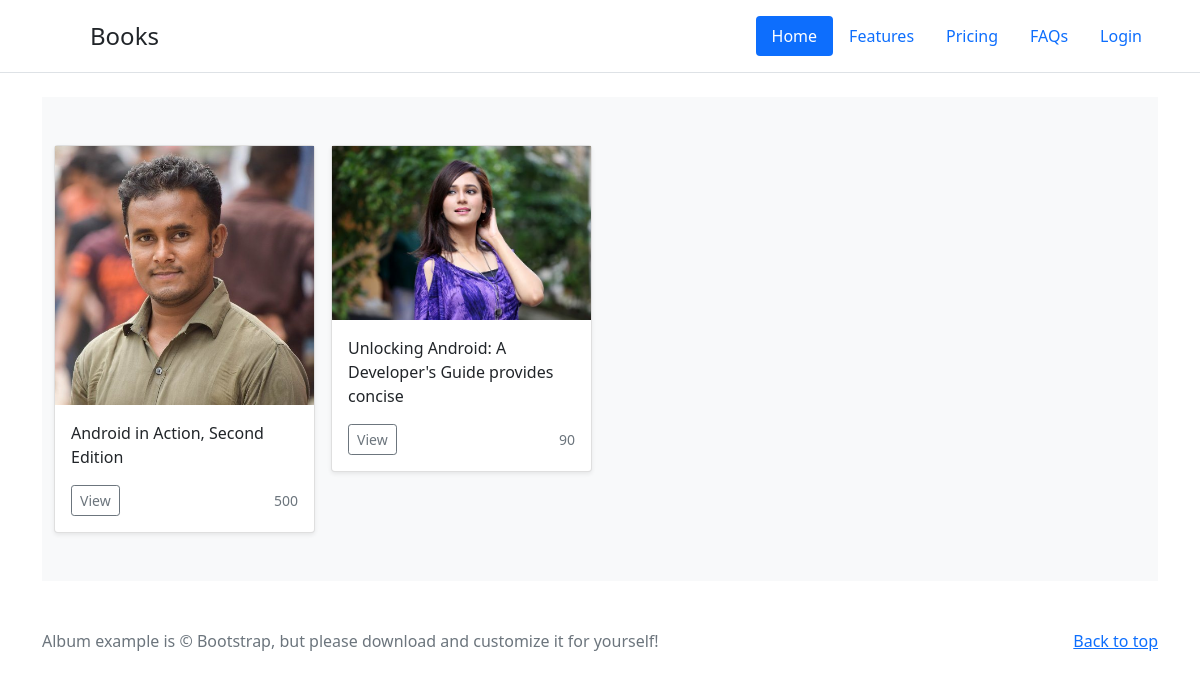
The page /books/Tariq Ahmed with Jon Hirschi on the database its author committed.
### books/models.py (models this page shows, shortened)
class Book(models.Model):
    title = models.CharField(max_length=200)
    isbn = models.CharField(max_length=150, null=True)
    pageCount = models.IntegerField(default=0)
    longDescription = models.TextField(null=True)
    created_at = models.DateTimeField(null=True)
    updated_at = models.DateTimeField(null=True)
    authors = models.ManyToManyField(Author)
    image = models.ImageField(upload_to='books_thumbs', null=True)

### books/views.py (the view)
# urls.py: path('<str:author>', views.author, name='author.books'),
def author(request, author):
    books = Book.objects.filter(authors__name=author)
    data = {
        'title': author+' book list | Book Shop',
        'page_titie': 'Books of ' + author,
        'books' : books,
    }
    return render(request, 'books/book_list.html', data)

### books/templates/books/book_list.html (shortened to what this page needs)
{% extends 'base.html' %}
{% block content %}
<main>
  <div class="album py-5 bg-light">
    <div class="container">
      <div class="row row-cols-1 row-cols-sm-2 row-cols-md-3 g-3">
        {% if books %}
          {% for book in books %}
          <div class="col-md-3">
            <div class="card shadow-sm">
              <a href="{% url 'book.show' book.id  %}">
                <img style="width: 100%;" src="{{book.image.url}}" />
              </a>
              <div class="card-body">
                <p class="card-text">{{book.title}}</p>
                <div class="d-flex justify-content-between align-items-center">
                  <div class="btn-group">
                    <a href="{% url 'book.show' book.id  %}"><button type="button" class="btn btn-sm btn-outline-secondary">View</button></a>
                  </div>
                  <small class="text-muted"> {{book.pageCount}}</small>
                </div>
              </div>
            </div>
          </div>
          {% endfor %}
        {% else %}
            <div class="alert alert-warning">No books are available.</div>
        {% endif %}
      </div>
    </div>
  </div>
</main>
{% endblock  %}

### rows shown on the page
Book: image (picture), title "Android in Action, Second Edition", pageCount "500"
Book: image (picture), title "Unlocking Android: A Developer's Guide provides concise", pageCount "90"
